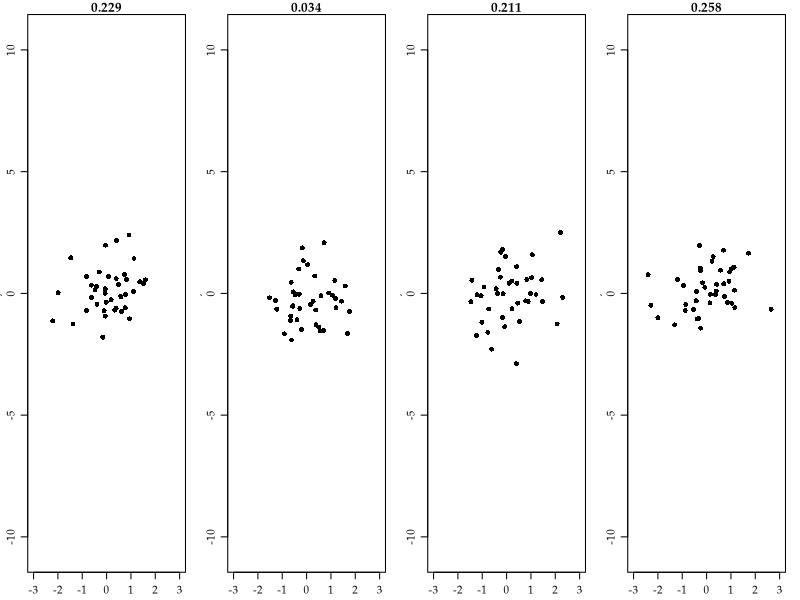

Here is the R script that generated this plot:
args = commandArgs()
basename = sub(".R$", "", sub("^--file=(.*/)?", "", args[grep("^--file=", args)]))
if (length(basename) != 0)
    quartz(type="pdf", file=paste0(basename, ".pdf"), width=7, height=1.8)
par(family="Palatino")
par(mgp=c(2,0.8,0)) # title and axis margins. default: c(3,1,0)
par(mar=c(2,2,1,1)+0.1) # bottom, left, top, right margins. default: c(5,4,4,2)+0.1
par(mfrow = c(1,4))
set.seed(1)
for (i in 1:4) {
    x = rnorm(40)
    y = rnorm(40)
    plot(x, y, pch=16, main=round(cor(x,y),3), xlim=c(-3,3), ylim=c(-3,3), asp=1)
}
dev.off()
